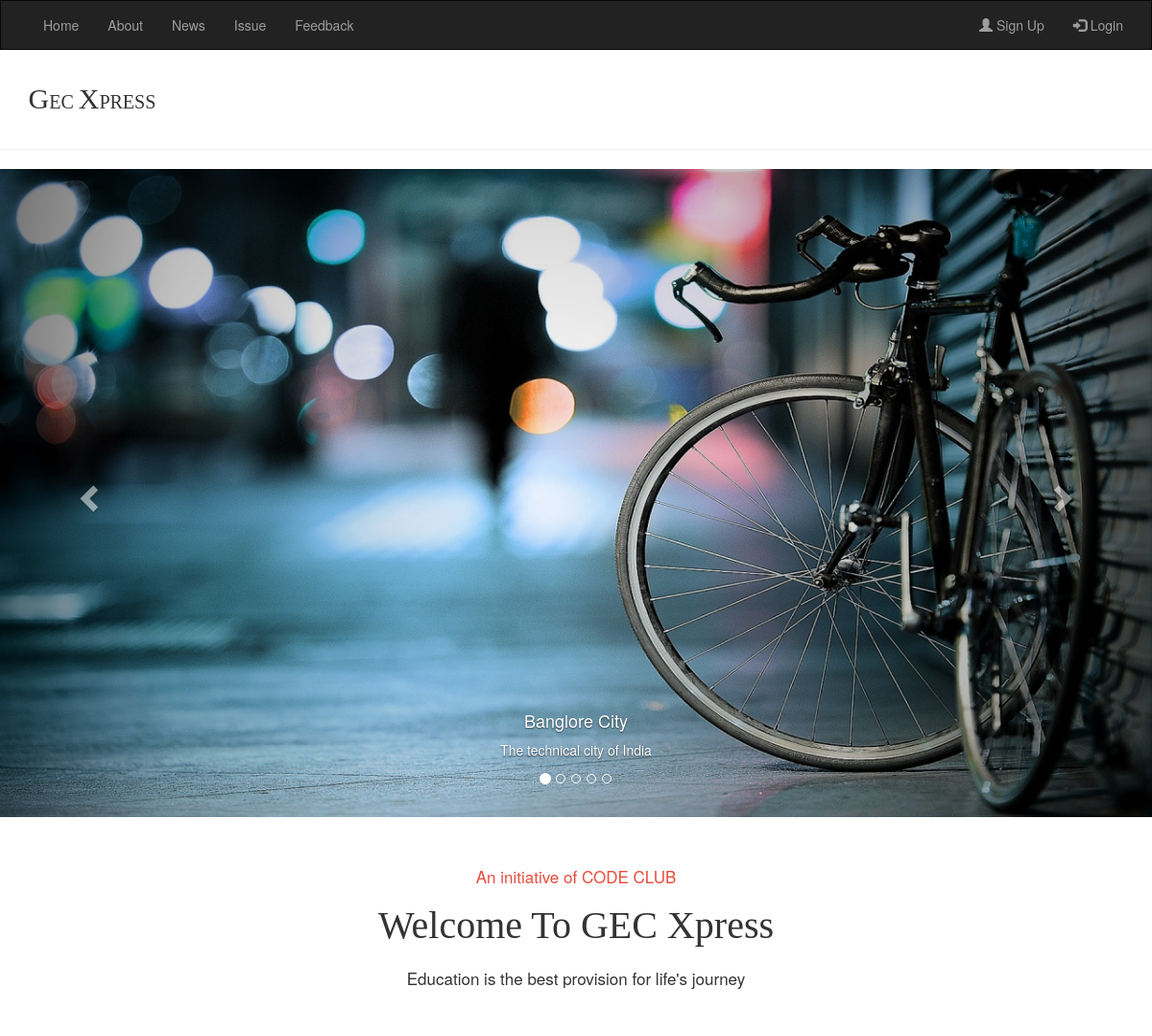
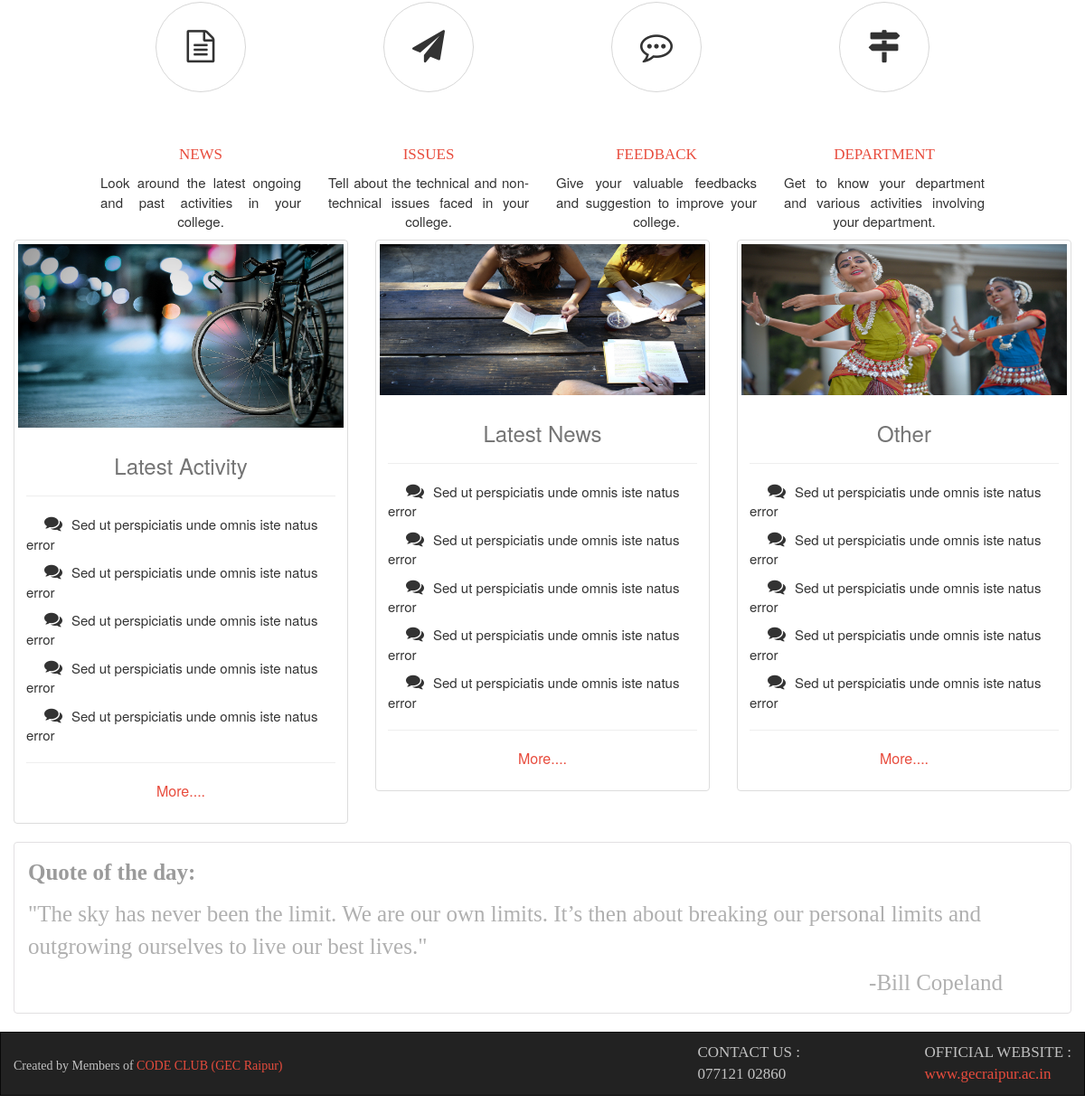
/wrapper.php, run on the app's committed database (2 pictures, top to bottom).
### tables this page shows
CREATE TABLE `news` (
  `news_id` int(11) NOT NULL,
  `dept_name` varchar(50) NOT NULL,
  `news_title` varchar(300) NOT NULL,
  `news_desc` varchar(5000) NOT NULL,
  `related_photo` varchar(300) NOT NULL,
  `creater_id` varchar(100) NOT NULL,
  `is_active` enum('yes','no') NOT NULL,
  `added_on` timestamp NOT NULL DEFAULT CURRENT_TIMESTAMP ON UPDATE CURRENT_TIMESTAMP,
  `last_date` date NOT NULL
);

### wrapper.php (the view, shortened to what this page needs)
<!DOCTYPE html>
<html>
<head>
<link href="layout/styles/layout.css" rel="stylesheet" type="text/css" media="all">
        <link rel="stylesheet" href="https://maxcdn.bootstrapcdn.com/bootstrap/3.3.7/css/bootstrap.min.css">
</head>
<body>
    <?php
include'header.php';
?>
<?php
include './Slider.php';
?>
    <div style="padding-top: 50px;"></div>
    <div class="wrapper row3" style="">
  <main class="hoc container clear">
    <div class="center btmspace-50">
      <p class="nospace"><a href="#" style="color:#E84C3D;text-decoration:none;font-size:17px;">An initiative of CODE CLUB</a></p>
      <h2 class="heading font-x3" style="font-size:40px;margin-top:15px;">Welcome to GEC Xpress</h2>
      <p style="font-size:17px;">Education is the best provision for life's journey</p>
    </div>
    <div class="group center" style="">
      <article class="one_quarter first"><i class="icon fa fa-file-text-o"></i>
        <h4 class="font-x1 uppercase"><a href="#" style="color:#E84C3D;text-decoration:none;font-size:17px;font-family: Georgia,'Times New Roman', 'Times, serif';">News</a></h4>
        <p style="font-size:15px;text-align:justify;text-align-last:center;">Look around the latest ongoing and past activities in your college.</p>
      </article>
      <article class="one_quarter"><i class="icon fa fa-paper-plane"></i>
        <h4 class="font-x1 uppercase"><a href="#" style="color:#E84C3D;text-decoration:none;font-size:17px;font-family: Georgia,'Times New Roman', 'Times, serif';">Issues</a></h4>
        <p style="font-size:15px;text-align:justify;text-align-last:center;">Tell about the technical and non-technical issues faced in your college.</p>
      </article>
      <article class="one_quarter"><i class="icon fa fa-commenting-o"></i>
        <h4 class="font-x1 uppercase"><a href="#" style="color:#E84C3D;text-decoration:none;font-size:17px;font-family: Georgia,'Times New Roman', 'Times, serif';">Feedback</a></h4>
        <p style="font-size:15px;text-align:justify;text-align-last:center;">Give your valuable feedbacks and suggestion to improve your college.</p>
      </article>
      <article class="one_quarter"><i class="icon fa fa-map-signs"></i>
        <h4 class="font-x1 uppercase"><a href="#" style="color:#E84C3D;text-decoration:none;font-size:17px;font-family: Georgia,'Times New Roman', 'Times, serif';">Department</a></h4>
        <p style="font-size:15px;text-align:justify;text-align-last:center;">Get to know your department and various activities involving your department.</p>
      </article>
    </div>
  </main>
</div>
<div class="container-fluid">
		<div class="row">
			<div class="col-md-4">
			<div class="thumbnail">
                            <a href="images/1.jpg" target="_blank" style="text-decoration: none;">
				<img alt="Nature" src="images/1.jpg"/>
                                    <div class="caption">
					<h3 style="text-align: center;color: #757575;">Latest Activity<hr></h3>
                                            <?php
                                                $qry="SELECT * FROM news ORDER BY added_on DESC LIMIT 5";
                                                $result=mysql_query($qry,$con);
                                                while($row=mysql_fetch_array($result))
                                                {
                                            ?>
                                            <p style="font-size: 15px;"><span class="fa fa-comments" style="font-size: 20px;padding-left: 20px;"></span><span style="padding-left: 10px;"><?php echo $row["news_title"] ; }?></span></p>
                                            <hr><p style="text-align: center;color:#E84C3D;font-size: 16px;">More....</p>
                                    </div>
			</a>
			</div>
			</div>
			<div class="col-md-4">
				<div class="thumbnail">
                                    <a href="images/2.jpg" target="_blank" style="text-decoration: none;">
					<img alt="" src="images/2.jpg"/>
					<div class="caption">
                                            <h3 style="text-align: center;color: #757575;">Latest News<hr></h3>
                                            <?php
                                                $qry="SELECT * FROM news ORDER BY added_on DESC LIMIT 5";
                                                $result=mysql_query($qry,$con);
                                                while($row=mysql_fetch_array($result))
                                                {
                                            ?>
                                            <p style="font-size: 15px;"><span class="fa fa-comments" style="font-size: 20px;padding-left: 20px;"></span><span style="padding-left: 10px;"><?php echo $row["news_title"] ; }?></span></p>
                                            <hr><p style="text-align: center;color:#E84C3D;font-size: 16px;">More....</p>
					</div>
                                </a>
				</div>
			</div>
			<div class="col-md-4">
				<div class="thumbnail">
                                    <a href="images/3.jpg" target="_blank" style="text-decoration: none;">
					<img alt="" src="images/3.jpg"/>
					<div class="caption">
						<h3 style="text-align: center;color: #757575;">Other<hr></h3>
                                            <?php
                                                $qry="SELECT * FROM news ORDER BY added_on DESC LIMIT 5";
                                                $result=mysql_query($qry,$con);
                                                while($row=mysql_fetch_array($result))
                                                {
                                            ?>
                                            <p style="font-size: 15px;"><span class="fa fa-comments" style="font-size: 20px;padding-left: 20px;"></span><span style="padding-left: 10px;"><?php echo $row["news_title"] ; }?></span></p>
                                            <hr><p style="text-align: center;color:#E84C3D;font-size: 16px;">More....</p>
					</div>
				</a>
				</div>
			</div>
	</div>
	</div>
<div class="container">
    <div class="alert" style="border:1px solid #E2E0E2;">
        <strong><p style="font-size: 25px;font-family: Gabriola;color:#9B9B9B;">Quote of the day:</p></strong><p style="font-family:Gabriola;font-size: 25px;color:#B0B0B0;">"The sky has never been the limit. We are our own limits. It’s then about breaking our personal limits and outgrowing ourselves to live our best lives."</p>
        <p style="text-align: right;font-family:Gabriola;font-size: 25px;color:#B0B0B0;padding-right:60px; ">-Bill Copeland</p>
    </div>
</div>
<?php include './footer.php'; ?>
</body>
</html>

### layout/styles/layout.css (style rules this page uses)
.container { padding:80px 0; }
*, *::before, *::after { transition:all .3s ease-in-out; }
.icon { border-color:#D7D7D7; }
@media screen and (min-width:978px) { .hoc { max-width:978px; } }

### layout/styles/framework.css (style rules this page uses)
html { overflow-y:scroll; overflow-x:hidden; }
html, body { margin:0; padding:0; font-size:14px; line-height:1.6em; }
*, *::before, *::after { box-sizing:border-box; }
.center { text-align:center; }
.uppercase { text-transform:uppercase; }
.nospace { margin:0; padding:0; list-style:none; }
.icon { display:inline-block; position:relative; margin-bottom:50px; width:100px; height:100px; line-height:98px; border:1px solid; border-radius:50%; background-clip:padding-box; text-align:center; font-size:36px; }
.clear, .group { display:block; }
.clear::before, .clear::after, .group::before, .group::after { display:table; content:""; }
.clear, .clear::after, .group, .group::after { clear:both; }
a { outline:none; text-decoration:none; }
img { width:auto; max-width:100%; height:auto; margin:0; padding:0; border:none; line-height:normal; vertical-align:middle; }
body, input, textarea, select { font-family:Verdana, Geneva, sans-serif; }
h1, h2, h3, h4, h5, h6, .heading { font-family:Georgia, "Times New Roman", Times, serif; }
h1, h2, h3, h4, h5, h6, .heading { margin:0 0 20px 0; font-size:22px; line-height:normal; font-weight:normal; text-transform:capitalize; }
hr { display:block; width:100%; height:1px; border:solid; border-width:1px 0 0 0; }
.font-x1 { font-size:1.2rem; }
.font-x3 { font-size:2.8rem; }
.wrapper { display:block; width:100%; margin:0; padding:0; text-align:left; word-wrap:break-word; }
.hoc { display:block; margin:0 auto; }
address, article, aside, figcaption, figure, footer, header, main, nav, section { display:block; margin:0; padding:0; }
.one_half, .one_third, .two_third, .one_quarter, .two_quarter, .three_quarter { display:inline-block; float:left; margin:0 0 0 3.06748466257669%; list-style:none; }
.first { margin-left:0; clear:left; }
.one_quarter { width:22.69938650306748%; }
.btmspace-50 { margin-bottom:50px; }

### header.php (style rules this page uses)
body { font-family: "Lato", sans-serif; }
.container { padding:0; }

### footer.php (style rules this page uses)
.container { padding: 0px; }

### data on the page
news: news_title "Sed ut perspiciatis unde omnis iste natus error"
news: news_title "Sed ut perspiciatis unde omnis iste natus error"
news: news_title "Sed ut perspiciatis unde omnis iste natus error"
news: news_title "Sed ut perspiciatis unde omnis iste natus error"
news: news_title "Sed ut perspiciatis unde omnis iste natus error"
